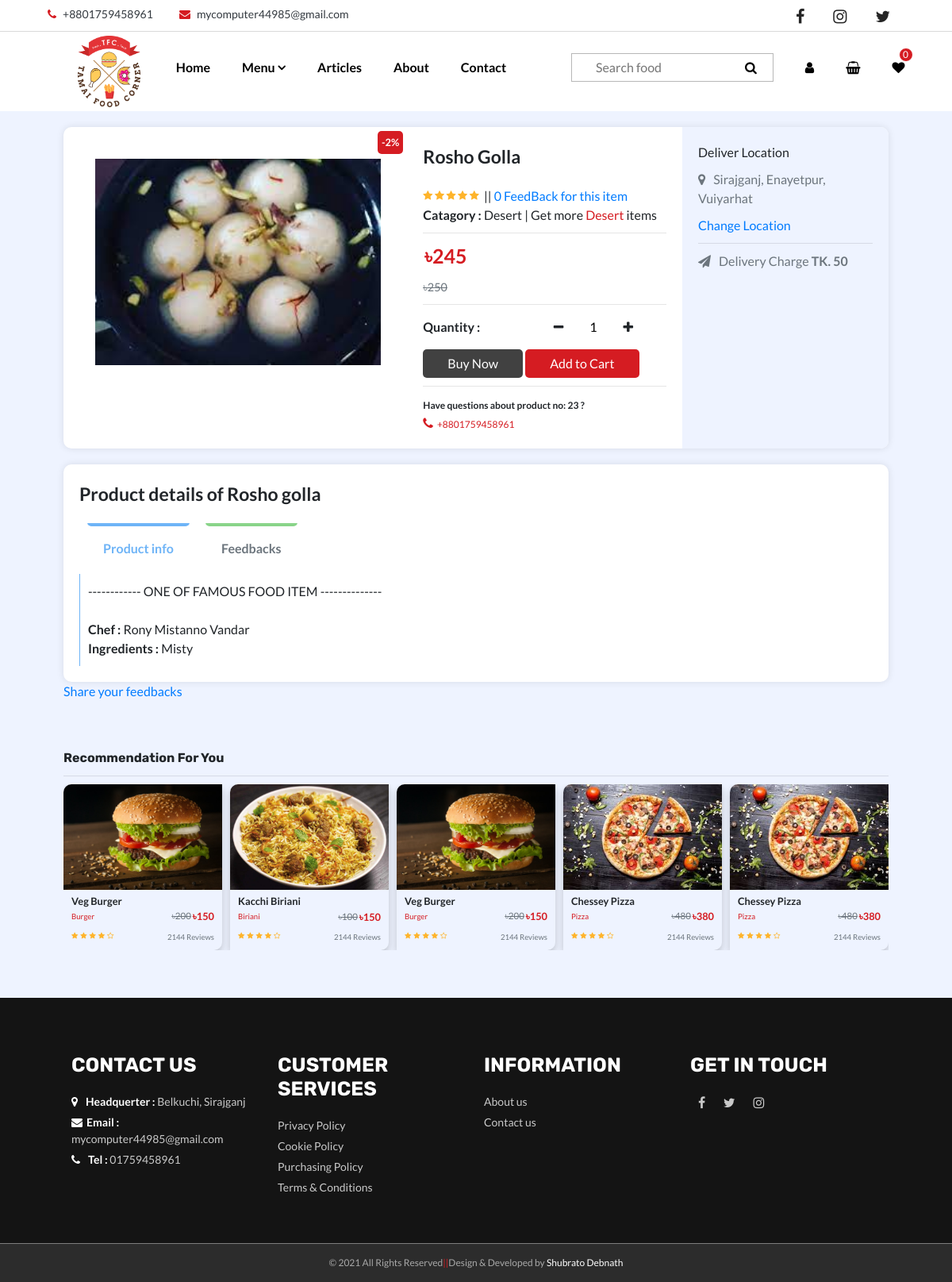
Page /item.php?item_id=23 on the committed database.
### tables this page shows
CREATE TABLE `item_info` (
  `item_id` int(20) NOT NULL,
  `item_name` varchar(150) NOT NULL,
  `item_cat_id` int(3) NOT NULL,
  `item_img` varchar(200) NOT NULL,
  `item_price` int(5) NOT NULL,
  `item_discount` int(4) NOT NULL,
  `item_rating` float NOT NULL,
  `item_t_review` int(10) NOT NULL,
  `item_info_text` varchar(1500) NOT NULL,
  `chef_name` varchar(400) NOT NULL,
  `ingredients` varchar(500) NOT NULL,
  `upload_date` date NOT NULL DEFAULT current_timestamp()
);

CREATE TABLE `catagory` (
  `cat_id` int(101) NOT NULL,
  `cat_name` varchar(50) NOT NULL,
  `cat_img` varchar(200) NOT NULL
);

### item.php (the view, shortened to what this page needs)
<!DOCTYPE html>
<html lang="en">
<head>
    <?php
        include(@$adRedirect."_partial-temp/_head-link.php");
    ?>
</head>
<body>
    <?php
        include($adRedirect."_partial-temp/_nav.php");
    ?>
    <?php
        @$food_id = $_GET["item_id"];
        $sql = "SELECT * FROM `item_info` WHERE item_id='$food_id'";
        $result = mysqli_query($con, $sql);
        if(mysqli_num_rows($result) == 1){
            $row = mysqli_fetch_assoc($result);
            $cat_id = $row["item_cat_id"];
            $sql = "SELECT * FROM `catagory` WHERE cat_id = '$cat_id'";
            $result = mysqli_query($con,$sql);
            if(mysqli_num_rows($result)>0){
                $cat_row = mysqli_fetch_assoc($result);
                $category = $cat_row["cat_name"];
            }else{
                $category = "Uncategorized";
            };
            $price = $row["item_price"];
            $discount = $row["item_discount"];
            $disPrice = ($price * $discount)/100;
            $disPrice = round($price - $disPrice );
    ?>
        <section id="product-page">
            <div class="container-fluid">
                <div class="product-top">
                    <div class="row">
                        <div class="col-lg-5 col-md-12 p-2rem product-page-food-img-div">
                            <div class="discount">
                                -<?php echo $discount?>%
                            </div>
                            <img src="<?php echo $adRedirect."resources/img/item_img/".$row["item_img"];?>" alt="" class="product-page-food-img">
                        </div>
                        <div class="col-lg-4 col-md-8 p-2rem">
                            <div class="product-details">
                                <p class="product-name">
                                    <?php echo $row["item_name"]?>
                                </p>
                                <div class="rate-fdback">
                                    <div class="rating">
                                        <?php include($adRedirect."_partial-temp/_item-rating.php")?>
                                    </div>
                                    <div class="fdback">
                                        &nbsp; || <a href="#">  <?php echo $row["item_t_review"]?> FeedBack for this item</a>
                                    </div>
                                </div>
                                <p>
                                    <b>Catagory : </b> <?php echo ucfirst($category) ?> | Get more <a href="#" class=" text-red"> <?php echo ucfirst($category) ?></a> items
                                </p>
                                <hr>
                                <div class="price">
                                    <div class="c-price">৳<?php echo @$disPrice?></div>
                                    <div class="del-price">৳<?php echo $price?></div>
                                </div>
                                <hr>
                                <form action="#" method="POST">
                                    <div class="quantity-div d-flex align-items-center justify-content-between">
                                        <div>
                                            <b>Quantity :</b>
                                        </div>
                                        <div class="quantity">
                                            <i class="fa fa-minus quan-down"></i>
                                            <input type="number" name="cart_qty" value="1" min="1" max="10" class="quan-input" >
                                            <i class="fa fa-plus quan-up"></i>
                                        </div>
                                    </div>
                                    <div class="cart-buy">
                                        <input type="submit" value="Buy Now" class="buy-btn">
                                        <?php
                                            $showCartBtn = true;
                                            if($showCartBtn){
                                                echo '<input type="submit" value="Add to Cart" class="add-cart-btn" name="add_to_cart">';
                                            }
                                        ?>
                                    </div>
                                </form>
                                <hr>
                                <div class="prob-req">
                                    <small class=" font-weight-bold">Have questions about product no: <?php echo $row["item_id"]?> ?</small>
                                    <a href="tel: +8801759458961" class=" text-red d-block"><i class="fa fa-phone mr-2"></i><small>+8801759458961</small></a>
                                </div>
                            </div>
                        </div>
                        <div class="col-lg-3 col-md-4 product-deliver-info p-2rem">
                            <div class="address">
                                <p>Deliver Location</p>
                                <p class=" text-muted"><i class=" fa fa-map-marker font-16 mr-3"></i>Sirajganj, Enayetpur, Vuiyarhat</p>
                                <a href="#">Change Location</a>
                            </div>
                            <hr>
                            <p class=" text-muted"><i class=" fa fa-paper-plane font-16 mr-3"></i>Delivery Charge <b>TK. 50</b></p>
                        </div>
                    </div>
                </div>
                <div class="product-bottom">
                    <div class="product-name">
                        Product details of <?php echo ucfirst(strtolower($row["item_name"]))?>
                    </div>
                    <div id="div-toggle">
                        <ul class="nav">
                            <li class="nav-item"><a  data-toggle="tab" class="toggle-btn active" data-target="#item-f-info">Product info</a></li>
                            <li  class="nav-item"><a  data-toggle="tab" class="toggle-btn" data-target="#item-fdback">Feedbacks</a></li>
                        </ul>
                    </div>
                    <div class="tab-content">
                        <div id="item-f-info" class="tab-pane active">
                            <p>
                                <?php echo $row["item_info_text"]?>
                            </p>
                            <br>
                            <p><b>Chef : </b> <?php echo ucwords($row["chef_name"])?> </p>
                            <p><b>Ingredients : </b> <?php echo ucfirst($row["ingredients"])?> </p>
                        </div>
                    </div>
                </div>
                <a href="#">Share your feedbacks</a>
            </div>
        </section>
    <?php
        }else{
            ?>
                <script>
                    location.replace("index.php");
                </script>
            <?php
        }
    ?>
    <div class="container-fluid my-5 py-5">
        <section id="recommend-item-section" class="m-5 m-md-0">
            <div class="title font-16 m-0">
                Recommendation for You
            </div>
            <hr>
            <div class="owl-carousel owl-theme">
                <div class="item">
                    <div class="food-item">
                        <div class="item-img-div">
                            <img src="resources/img/catagory1.jpg" alt="" class="item-img">
                        </div>
                        <div class="item-info">
                            <div class="item-name">
                               Chessey pizza
                            </div>
                            <div class="item-pri-cat">
                                <div class="item-catagory">pizza</div>
                                <div class="price">
                                    <div class="del-price">৳480</div>
                                    <div class="c-price">৳380</div>
                                </div>
                            </div>
                        </div>
                        <div class="item-card-footer">
                            <div class="item-rate">
                                <div class="rating">
                                    <i class=" fa fa-star"></i>
                                    <i class=" fa fa-star"></i>
                                    <i class=" fa fa-star"></i>
                                    <i class=" fa fa-star"></i>
                                    <i class=" fa fa-star-o"></i>
                                </div>
                                <div class="item-review">2144 Reviews</div>
                            </div>
                        </div>
                    </div>
                </div>
                <div class="item">
                    <div class="food-item">
                        <div class="item-img-div">
                            <img src="resources/img/catagory2.jpg" alt="" class="item-img">
                        </div>
                        <div class="item-info">
                            <div class="item-name">
                               Veg burger
                            </div>
                            <div class="item-pri-cat">
                                <div class="item-catagory">Burger</div>
                                <div class="price">
                                    <div class="del-price">৳200</div>
                                    <div class="c-price">৳150</div>
                                </div>
                            </div>
                        </div>
                        <div class="item-card-footer">
                            <div class="item-rate">
                                <div class="rating">
                                    <i class=" fa fa-star"></i>
                                    <i class=" fa fa-star"></i>
                                    <i class=" fa fa-star"></i>
                                    <i class=" fa fa-star"></i>
                                    <i class=" fa fa-star-o"></i>
                                </div>
                                <div class="item-review">2144 Reviews</div>
                            </div>
                        </div>
                    </div>
                </div>
                <div class="item">
                    <div class="food-item">
                        <div class="item-img-div">
                            <img src="resources/img/catagory3.jpg" alt="" class="item-img">
                        </div>
                        <div class="item-info">
                            <div class="item-name">
                               Kacchi Biriani
                            </div>
                            <div class="item-pri-cat">
                                <div class="item-catagory">Biriani</div>
                                <div class="price">
                                    <div class="del-price">৳100</div>
                                    <div class="c-price">৳150</div>
                                </div>
                            </div>
                        </div>
                        <div class="item-card-footer">
                            <div class="item-rate">
                                <div class="rating">
                                    <i class=" fa fa-star"></i>
                                    <i class=" fa fa-star"></i>
                                    <i class=" fa fa-star"></i>
                                    <i class=" fa fa-star"></i>
                                    <i class=" fa fa-star-o"></i>
                                </div>
                                <div class="item-review">2144 Reviews</div>
                            </div>
                        </div>
                    </div>
                </div>
                <div class="item">
                    <div class="food-item">
                        <div class="item-img-div">
                            <img src="resources/img/catagory2.jpg" alt="" class="item-img">
                        </div>
                        <div class="item-info">
                            <div class="item-name">
                               Veg burger
                            </div>
                            <div class="item-pri-cat">
                                <div class="item-catagory">Burger</div>
                                <div class="price">
                                    <div class="del-price">৳200</div>
                                    <div class="c-price">৳150</div>
                                </div>
                            </div>
                        </div>
                        <div class="item-card-footer">
                            <div class="item-rate">
                                <div class="rating">
                                    <i class=" fa fa-star"></i>
                                    <i class=" fa fa-star"></i>
                                    <i class=" fa fa-star"></i>
                                    <i class=" fa fa-star"></i>
                                    <i class=" fa fa-star-o"></i>
                                </div>
                                <div class="item-review">2144 Reviews</div>
                            </div>
                        </div>
                    </div>
                </div>
                <div class="item">
                    <div class="food-item">
                        <div class="item-img-div">
                            <img src="resources/img/catagory1.jpg" alt="" class="item-img">
                        </div>
                        <div class="item-info">
                            <div class="item-name">
                               Chessey pizza
                            </div>
                            <div class="item-pri-cat">
                                <div class="item-catagory">pizza</div>
                                <div class="price">
                                    <div class="del-price">৳480</div>
                                    <div class="c-price">৳380</div>
                                </div>
                            </div>
                        </div>
                        <div class="item-card-footer">
                            <div class="item-rate">
                                <div class="rating">
                                    <i class=" fa fa-star"></i>
                                    <i class=" fa fa-star"></i>
                                    <i class=" fa fa-star"></i>
                                    <i class=" fa fa-star"></i>
                                    <i class=" fa fa-star-o"></i>
                                </div>
                                <div class="item-review">2144 Reviews</div>
                            </div>
                        </div>
                    </div>
                </div>
            </div>
        </section>
    </div>
    <?php
        include($adRedirect."_partial-temp/_footer.php");
    ?>
</body>
</html>

### rows in the picture
item_info: item_discount "2", item_img (picture), item_name "Rosho Golla", item_t_review "0", item_price+item_discount "245", item_price "250", item_id "23", item_name "Rosho golla", item_info_text "------------ ONE OF FAMOUS FOOD ITEM --------------", chef_name "Rony Mistanno Vandar", ingredients "Misty"
catagory: cat_name "Desert"
